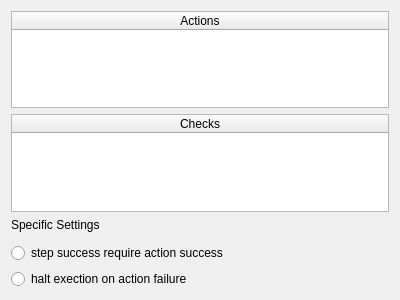
<?xml version="1.0" encoding="UTF-8"?>
<ui version="4.0">
 <class>Form</class>
 <widget class="QWidget" name="Form">
  <property name="geometry">
   <rect>
    <x>0</x>
    <y>0</y>
    <width>400</width>
    <height>300</height>
   </rect>
  </property>
  <property name="windowTitle">
   <string>Form</string>
  </property>
  <layout class="QVBoxLayout" name="verticalLayout">
   <item>
    <widget class="QTableWidget" name="actions_table">
     <property name="dragEnabled">
      <bool>true</bool>
     </property>
     <property name="dragDropOverwriteMode">
      <bool>false</bool>
     </property>
     <property name="dragDropMode">
      <enum>QAbstractItemView::InternalMove</enum>
     </property>
     <property name="columnCount">
      <number>1</number>
     </property>
     <attribute name="horizontalHeaderStretchLastSection">
      <bool>true</bool>
     </attribute>
     <attribute name="verticalHeaderVisible">
      <bool>false</bool>
     </attribute>
     <column>
      <property name="text">
       <string>Actions</string>
      </property>
     </column>
    </widget>
   </item>
   <item>
    <widget class="QTableWidget" name="checks_table">
     <property name="columnCount">
      <number>1</number>
     </property>
     <attribute name="horizontalHeaderStretchLastSection">
      <bool>true</bool>
     </attribute>
     <attribute name="verticalHeaderVisible">
      <bool>false</bool>
     </attribute>
     <column>
      <property name="text">
       <string>Checks</string>
      </property>
     </column>
    </widget>
   </item>
   <item>
    <widget class="QLabel" name="settings_label">
     <property name="text">
      <string>Specific Settings</string>
     </property>
    </widget>
   </item>
   <item>
    <layout class="QVBoxLayout" name="verticalLayout_2">
     <property name="topMargin">
      <number>5</number>
     </property>
     <item>
      <widget class="QRadioButton" name="action_success_radio_button">
       <property name="text">
        <string>step success require action success</string>
       </property>
      </widget>
     </item>
     <item>
      <widget class="QRadioButton" name="step_failure_radio_button">
       <property name="text">
        <string>halt exection on action failure</string>
       </property>
      </widget>
     </item>
    </layout>
   </item>
  </layout>
 </widget>
 <resources/>
 <connections/>
</ui>
